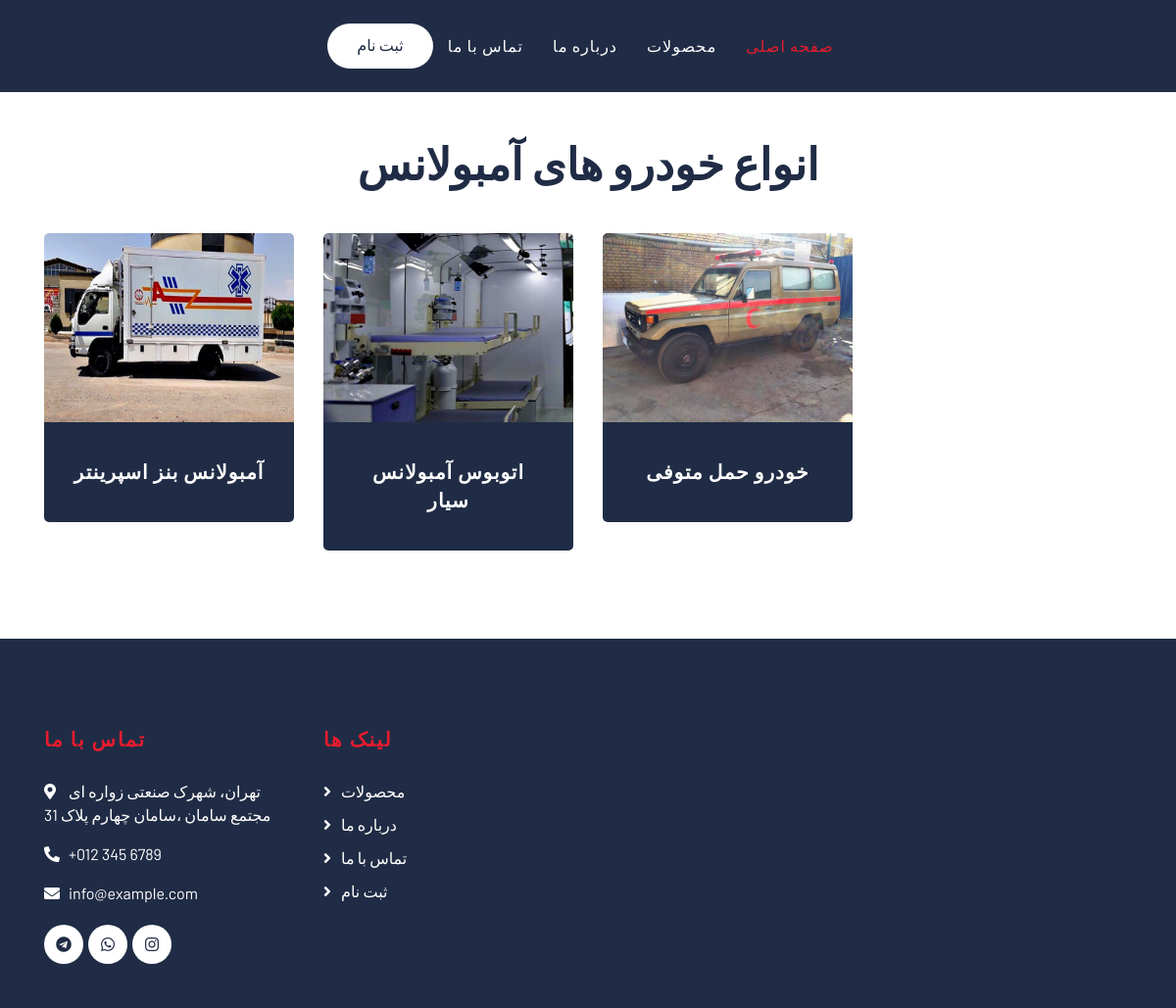
Screenshot of /moreambulance/ with the database file from the repository.
### mainpage/models.py (models this page shows, shortened)
class AmbulanceVehicle(models.Model):
    img = models.ManyToManyField(Image, null=True, blank=True, verbose_name='عکس')
    title = models.ForeignKey(VehicleTitle, on_delete=models.CASCADE, null=True, blank=True,
                              verbose_name='دسته بندی خودرها')
    image_title = models.ImageField(upload_to='media/', null=True, blank=True, verbose_name='عکس اصلی')
    chassis = models.CharField(max_length=100,null=True,blank=True, verbose_name='شاسی')
    chassis_english = models.CharField(max_length=150, verbose_name='شاسی به انگلیسی', null=True, blank=True)
    sick_cabin=models.TextField(null=True,blank=True,verbose_name='کابین بیمار')
    electricity_lighting_system=models.TextField(null=True,blank=True,verbose_name='سیستم برق و روشنایی ')
    cooling_heating_system=models.CharField(max_length=400,null=True,blank=True,verbose_name='سیستم سرمایش و گرمایش ')
    ambulance_signs=models.TextField(null=True,blank=True,verbose_name='سیستم آلارم و آژیر و علائم ظاهری آمبولانس')
    medical_equipment=models.TextField(null=True,blank=True,verbose_name='تجهیزات پزشکی')
    slug = models.SlugField(max_length=400, unique=True, default='', null=False, db_index=True,
                            verbose_name='عنوان در url')
    class Meta:
        verbose_name='خودرو آمبولانس'
        verbose_name_plural='خودرهای آمبولانس'
    def get_absolute_url(self):
        return reverse('ambulance_single', args={self.slug})

### mainpage/views.py (the view)
# urls.py: path('moreambulance/',views.ambulance_information,name='all_ambulance'),
def ambulance_information(request):
    ambulance_vehicles = AmbulanceVehicle.objects.all()
    return render(request, 'mainpage/moreinformation/moreinfoambulance.html', {'ambulance_vehicles': ambulance_vehicles})

### mainpage/templates/mainpage/moreinformation/moreinfoambulance.html
{% extends 'base.html' %}
{% load static %}
{% block content %}
<div class="team">
        <div class="container">
            <div class="section-header text-center">
                <h2>انواع خودرو های آمبولانس </h2>
            </div>
                <div class="row">
                    {% for ambulance in ambulance_vehicles %}
                        <div class="col-lg-3 col-md-6">
                            <div class="team-item">
                                <div class="team-img">
                                    <a href="{{ ambulance.get_absolute_url }}">
                                        <img src="{{ ambulance.image_title.url }}" alt="Team Image">
                                    </a>
                                </div>
                                <div class="team-text">
                                    <h4><a href="{{ ambulance.get_absolute_url }}">{{ ambulance.chassis }}</a>
                                    </h4>
                                </div>
                            </div>
                        </div>
                    {% endfor %}
            </div>
        </div>
    </div>
{% endblock %}

### mainpage/static/mainpage/style.css (style rules this page uses)
body { color: #444444; font-weight: 400; background: #ffffff; font-family: 'Barlow', sans-serif; }
h1, h2, h3, h4, h5, h6 { color: #202C45; }
a { color: #202C45; transition: .3s; }
.section-header { position: relative; width: 100%; max-width: 700px; margin: 0 auto 45px auto; }
.section-header h2 { margin: 0; font-size: 45px; font-weight: 700; text-transform: capitalize; }
.team { position: relative; width: 100%; padding: 45px 0 15px 0; }
.team .team-item { position: relative; margin-bottom: 30px; }
.team .team-img { position: relative; border-radius: 5px 5px 0 0; overflow: hidden; }
.team .team-img img { width: 100%; transition: .3s; }
.team .team-text { position: relative; width: 100%; padding: 35px 30px 30px 30px; text-align: center; background: #202C45; border-radius: 0 0 5px 5px; transition: .5s; }
.team .team-text h4 a { color: #ffffff; font-size: 20px; font-weight: 600; letter-spacing: 1px; margin-bottom: 10px; }

### rows the page displays
AmbulanceVehicle: image_title (picture), chassis "آمبولانس بنز اسپرینتر"
AmbulanceVehicle: image_title (picture), chassis "اتوبوس آمبولانس سیار"
AmbulanceVehicle: image_title (picture), chassis "خودرو حمل متوفی"
